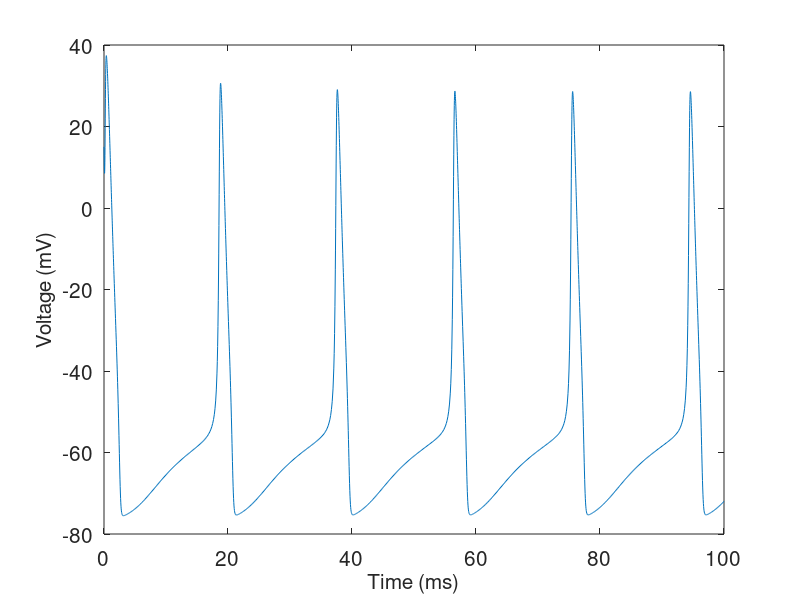
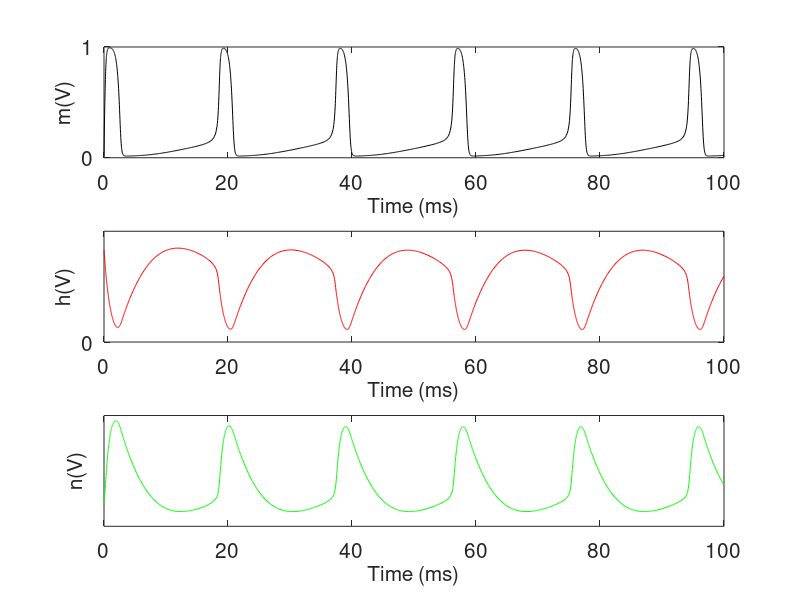

The MATLAB source for these figures, in order:
% Programs 20a - Hodgkin-Huxley equations spike train.
% Chapter 20 - Binary Oscillator Computing.
% Copyright Springer 2014. Stephen Lynch.

% Hodgkin Huxley Integtrator with Synaptic Coupling - no time delay.
clear;
figure
I=6.3;
Gna=120;Gk=36;Gl=0.3;
Vna=50;Vk=-77;Vl=-54.402;C=1;

y=zeros(1,4);  

HHdeq=@(t,y) [(I-Gna*y(2)^3*y(3)*(y(1)-Vna)-Gk*y(4)^4*(y(1)-Vk)-Gl*(y(1)-Vl))/C; 0.1*(y(1)+40)/(1-exp(-0.1*(y(1)+40)))*(1-y(2))-4*exp(-0.0556*(y(1)+65))*y(2); 0.07*exp(-0.05*(y(1)+65))*(1-y(3))-1/(1+exp(-0.1*(y(1)+35)))*y(3);0.01*(y(1)+55)/(1-exp(-0.1*(y(1)+55)))*(1-y(4))-0.125*exp(-0.0125*(y(1)+65))*y(4)];

[t,ya]=ode45(HHdeq,[0 100],[15,0.01,0.5,0.4]);

figure(1)
plot(t,ya(:,1))
axis([0 100 -80 40])
fsize=15;
set(gca,'XTick',0:20:100,'FontSize',fsize)
set(gca,'YTick',-80:20:40,'FontSize',fsize)
xlabel('Time (ms)','FontSize',fsize)
ylabel('Voltage (mV)','FontSize',fsize)
figure(2)
subplot(3,1,1)
plot(t,ya(:,2),'k')
set(gca,'XTick',0:20:100,'FontSize',fsize)
set(gca,'YTick',0:1,'FontSize',fsize)
xlabel('Time (ms)','FontSize',fsize)
ylabel('m(V)','FontSize',fsize)
subplot(3,1,2)
plot(t,ya(:,3),'r')
set(gca,'XTick',0:20:100,'FontSize',fsize)
set(gca,'YTick',0:1,'FontSize',fsize)
xlabel('Time (ms)','FontSize',fsize)
ylabel('h(V)','FontSize',fsize)
subplot(3,1,3)
plot(t,ya(:,4),'g')
set(gca,'XTick',0:20:100,'FontSize',fsize)
set(gca,'YTick',0:1,'FontSize',fsize)
xlabel('Time (ms)','FontSize',fsize)
ylabel('n(V)','FontSize',fsize)

% End of Programs 20a.
